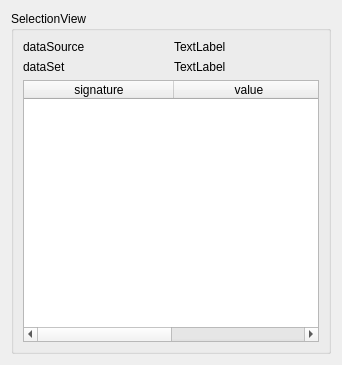
<?xml version="1.0" encoding="UTF-8"?>
<ui version="4.0">
 <class>selection_viewer</class>
 <widget class="QWidget" name="selection_viewer">
  <property name="geometry">
   <rect>
    <x>0</x>
    <y>0</y>
    <width>342</width>
    <height>365</height>
   </rect>
  </property>
  <property name="windowTitle">
   <string>Form</string>
  </property>
  <layout class="QVBoxLayout" name="verticalLayout">
   <item>
    <widget class="QGroupBox" name="groupBox">
     <property name="title">
      <string>SelectionView</string>
     </property>
     <layout class="QVBoxLayout" name="verticalLayout_2">
      <item>
       <layout class="QGridLayout" name="gridLayout">
        <item row="1" column="1">
         <widget class="QLabel" name="data_set_name">
          <property name="text">
           <string>TextLabel</string>
          </property>
         </widget>
        </item>
        <item row="1" column="0">
         <widget class="QLabel" name="data_set_label">
          <property name="text">
           <string>dataSet</string>
          </property>
         </widget>
        </item>
        <item row="0" column="1">
         <widget class="QLabel" name="data_source_name">
          <property name="text">
           <string>TextLabel</string>
          </property>
         </widget>
        </item>
        <item row="0" column="0">
         <widget class="QLabel" name="data_source_label">
          <property name="text">
           <string>dataSource</string>
          </property>
         </widget>
        </item>
       </layout>
      </item>
      <item>
       <widget class="QTableWidget" name="tableWidget">
        <property name="selectionMode">
         <enum>QAbstractItemView::ExtendedSelection</enum>
        </property>
        <attribute name="horizontalHeaderVisible">
         <bool>true</bool>
        </attribute>
        <attribute name="horizontalHeaderMinimumSectionSize">
         <number>30</number>
        </attribute>
        <attribute name="horizontalHeaderDefaultSectionSize">
         <number>150</number>
        </attribute>
        <attribute name="horizontalHeaderHighlightSections">
         <bool>true</bool>
        </attribute>
        <attribute name="horizontalHeaderStretchLastSection">
         <bool>true</bool>
        </attribute>
        <attribute name="verticalHeaderVisible">
         <bool>false</bool>
        </attribute>
        <attribute name="verticalHeaderDefaultSectionSize">
         <number>30</number>
        </attribute>
        <attribute name="verticalHeaderStretchLastSection">
         <bool>false</bool>
        </attribute>
        <column>
         <property name="text">
          <string>signature</string>
         </property>
        </column>
        <column>
         <property name="text">
          <string>value</string>
         </property>
        </column>
       </widget>
      </item>
     </layout>
    </widget>
   </item>
  </layout>
 </widget>
 <resources/>
 <connections/>
</ui>
